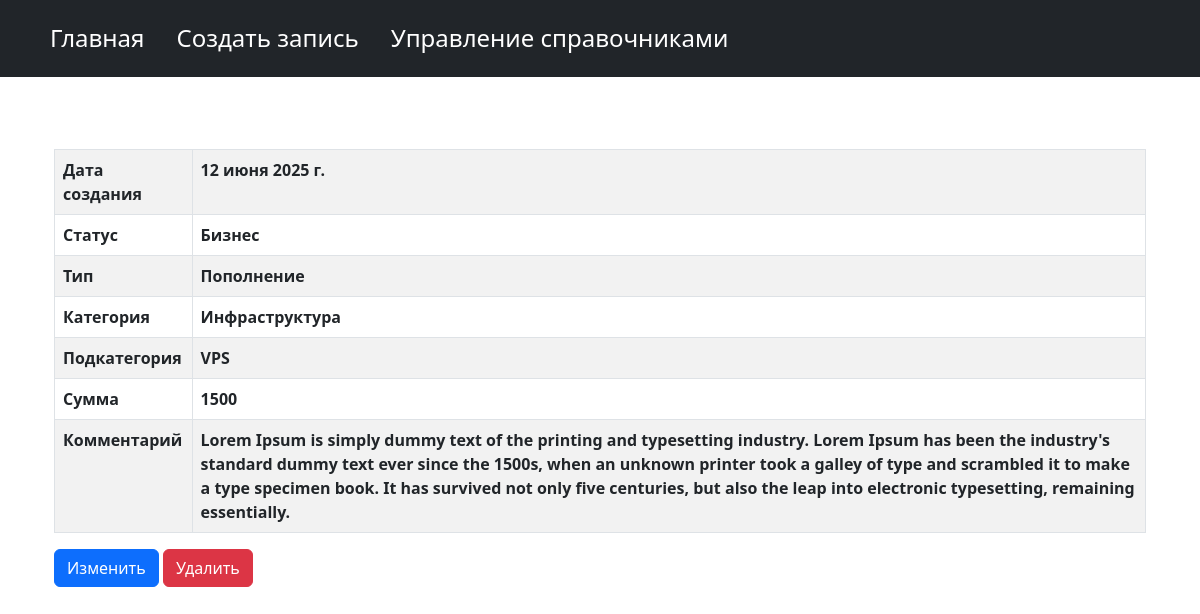
Page /detail_transact/2 on the committed database.
### cashflow/models.py (models this page shows, shortened)
class Transaction(models.Model):
    date_created = models.DateField(default=date.today,
                                    null=True,
                                    verbose_name='Дата создания записи',
                                    )
    status_act = models.ForeignKey('StatusAction',
                                   blank=True,
                                   null=True,
                                   on_delete=models.SET_NULL,
                                   verbose_name='Статус',
                                   )
    type_act = models.ForeignKey('TypeAction',
                                 null=True,
                                 on_delete=models.SET_NULL,
                                 verbose_name='Тип',
                                 )
    category_act = ChainedForeignKey('CategoryAction',
                                     chained_field='type_act',
                                     chained_model_field='type_act',
                                     show_all=False,
                                     auto_choose=False,
                                     null=True,
                                     on_delete=models.SET_NULL,
                                     verbose_name='Категория',
                                     )
    subcategory_act = ChainedForeignKey('SubcategoryAction',
                                        chained_field='category_act',
                                        chained_model_field='category_act',
                                        show_all=False,
                                        auto_choose=False,
                                        null=True,
                                        on_delete=models.SET_NULL,
                                        verbose_name='Подкатегория',
                                        )
    amount = models.PositiveIntegerField(verbose_name='Сумма')
    comment = models.TextField(blank=True, verbose_name='Комментарий')
    class Meta:
        verbose_name = 'Транзакция'
        verbose_name_plural = 'Транзакции'

class StatusAction(models.Model):
    name = models.CharField(
                max_length=100, verbose_name='Статус', unique=True,
                error_messages={
                    'unique': 'Статус с таким именем уже существует',
                    })
    class Meta:
        verbose_name = 'Статус транзакций'
        verbose_name_plural = 'Статусы транзакций'
    def __str__(self):
        return self.name

class TypeAction(models.Model):
    name = models.CharField(
                max_length=100, verbose_name='Тип', unique=True,
                error_messages={
                    'unique': 'Тип с таким именем уже существует',
                    })
    class Meta:
        verbose_name = 'Тип транзакций'
        verbose_name_plural = 'Типы транзакций'
    def __str__(self):
        return self.name

class CategoryAction(models.Model):
    name = models.CharField(
                max_length=100, verbose_name='Категория',
                error_messages={
                    'unique': 'Категория с таким именем уже существует',
                    })
    type_act = models.ForeignKey('TypeAction',
                                 on_delete=models.CASCADE,
                                 verbose_name='Тип',
                                 )
    class Meta:
        verbose_name = 'Категория транзакций'
        verbose_name_plural = 'Категории транзакций'
    def __str__(self):
        return self.name

class SubcategoryAction(models.Model):
    name = models.CharField(
                max_length=100, verbose_name='Подкатегория',
                error_messages={
                    'unique': 'Подкатегория с таким именем уже существует',
                    })
    category_act = models.ForeignKey('CategoryAction',
                                     on_delete=models.CASCADE,
                                     verbose_name='Категория',
                                     )
    class Meta:
        verbose_name = 'Подкатегория транзакций'
        verbose_name_plural = 'Подкатегории транзакций'
    def __str__(self):
        return self.name

### cashflow/views.py (the view)
class TransactDetailView(DetailView):
    model = Transaction
    template_name = 'cashflow/transaction/detail_transact.html'
    context_object_name = 'obj'

### cashflow/templates/cashflow/transaction/detail_transact.html
{% extends 'cashflow/base.html' %}
{% block content %}
<div class="container rounded mt-5 p-4">
	<table class="table table-striped table-bordered bg-secondary">
		<tr>
			<th>Дата создания</th>
			<th>{{ obj.date_created }}</th>
		</tr>
		<tr>
			<th>Статус</th>
			<th>{{ obj.status_act }}</th>
		</tr>
		<tr>
			<th>Тип</th>
			<th>{{ obj.type_act }}</th>
		</tr>
		<tr>
			<th>Категория</th>
			<th>{{ obj.category_act }}</th>
		</tr>
		<tr>
			<th>Подкатегория</th>
			<th>{{ obj.subcategory_act }}</th>
		</tr>
		<tr>
			<th>Сумма</th>
			<th>{{ obj.amount }}</th>
		</tr>
		<tr>
			<th>Комментарий</th>
			<th>{{ obj.comment }}</th>
		</tr>
	</table>
	<a class="btn btn-primary" href="{% url 'cashflow:update_transact' pk=obj.pk %}"> Изменить</a>
	<a class="btn btn-primary bg-danger border-danger" href="{% url 'cashflow:delete_transact' pk=obj.pk %}">Удалить</a>
</div>
{% endblock %}

### rows in the picture
Transaction: date_created "12 июня 2025 г.", status_act "Бизнес", type_act "Пополнение", category_act "Инфраструктура", subcategory_act "VPS", amount "1500", comment "Lorem Ipsum is simply dummy text of the printing and typesetting industry. Lorem Ipsum has been the industry's standard dummy text ever since the 1500s, when an unknown printer took a galley of type and scrambled it to make a type specimen book. It has survived not only five centuries, but also the leap into electronic typesetting, remaining essentially."
